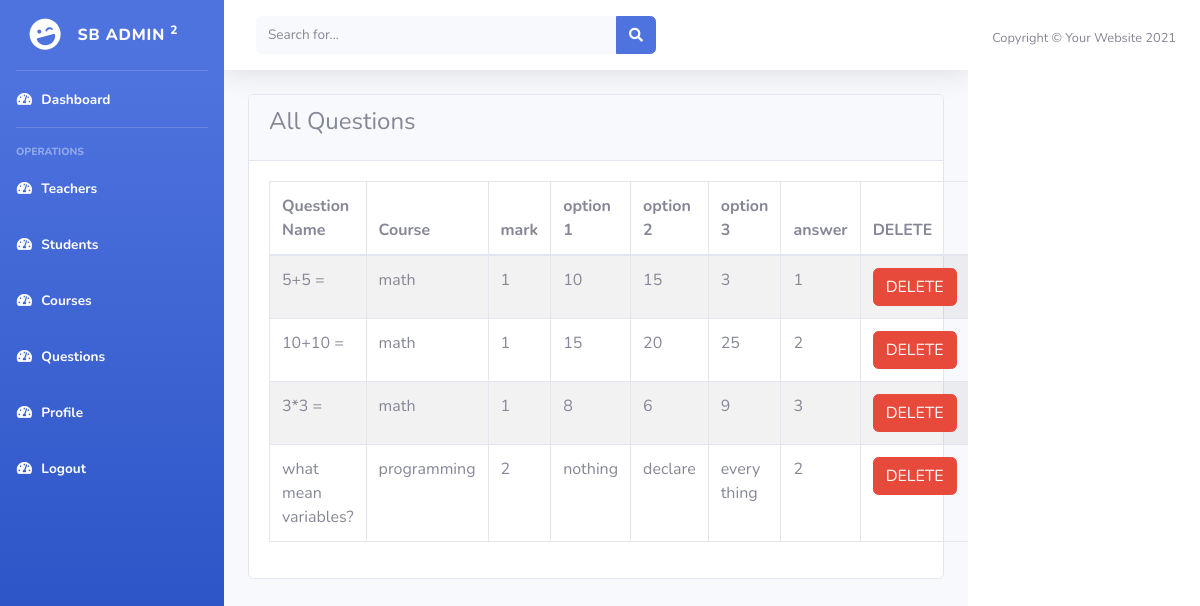
The app's page /Admin/questionView.php (signed in) with its own data.
### tables this page shows
CREATE TABLE `questions` (
  `course_id` int(11) NOT NULL,
  `questionName` varchar(150) NOT NULL,
  `option1` varchar(20) NOT NULL,
  `option2` varchar(20) NOT NULL,
  `option3` varchar(20) NOT NULL,
  `answer` int(11) NOT NULL,
  `mark` int(11) DEFAULT NULL,
  `id2` int(11) NOT NULL
);

CREATE TABLE `courses` (
  `id` int(11) NOT NULL,
  `name` varchar(20) NOT NULL,
  `totalMarks` int(11) NOT NULL
);

### Admin/questionView.php (the view, shortened to what this page needs)
<!DOCTYPE html>
<html lang="en">
<?php
include_once('../thingsA/head.php');
?>
<body id="page-top">
    <div id="wrapper">
        <?php
        include_once('../thingsA/sidebar.php');
        ?>
        <div id="content-wrapper" class="d-flex flex-column">
            <div id="content">
                <nav class="navbar navbar-expand navbar-light bg-white topbar mb-4 static-top shadow">
                    <form
                        class="d-none d-sm-inline-block form-inline mr-auto ml-md-3 my-2 my-md-0 mw-100 navbar-search">
                        <div class="input-group">
                            <input type="text" class="form-control bg-light border-0 small" placeholder="Search for..."
                                aria-label="Search" aria-describedby="basic-addon2">
                            <div class="input-group-append">
                                <button class="btn btn-primary" type="button">
                                    <i class="fas fa-search fa-sm"></i>
                                </button>
                            </div>
                        </div>
                    </form>
                </nav>
                <div class="container-fluid">
                <section id="dom">
                <div class="row">
                    <div class="col-12">
                        <div class="card">
                            <div class="card-header">
                                <h4 class="card-title">All Questions </h4>
                            </div>
                            <div class="card-content collapse show">
                                <div class="card-body card-dashboard">
                                    <table style="width: 100%"
                                           class="table display nowrap table-striped table-bordered scroll-horizontal ">
                                        <thead>
                                        <tr>
                                            <th>Question Name</th>
                                            <th>Course</th>
                                            <th>mark</th>
                                            <th>option 1</th>
                                            <th>option 2</th>
                                            <th>option 3</th>
                                            <th>answer</th>
                                            <th>DELETE</th>
                                        </tr>
                                        </thead>
                                        <tbody>
                                        <?php
                                            include_once('../connect/connection.php');
                                            $query="SELECT * FROM questions,courses where id = course_id";
                                            $result=mysqli_query($connection,$query);
                                            if(mysqli_num_rows($result)>0){
                                                while($row=mysqli_fetch_assoc($result)){
                                                    echo "<tr>" . "<td>" . $row["questionName"] . "</td>" . "<td>" . $row["name"] . "</td>"
                                                    . "<td>" . $row["mark"] . "</td>" . "<td>" . $row["option1"] . "</td>" . "<td>" . $row["option2"] . "</td>"
                                                    . "<td>" . $row["option3"] . "</td>" . "<td>" . $row["answer"] . "</td>"
                                                 . "<td>  <form action='deleteQuestion.php' class='form-delete' method='post'>
                                                 <button type='submit' class='btn btn-danger btn-delete' id='delete-btn'>
                                                 <input type=hidden name=id value=".$row["id2"].">
                                                     DELETE
                                                 </button>
                                             </form>
                                         </td>
                                                     </tr>" ;
                                                }
                                            }
                                        ?>
                                        </tbody>
                                    </table>
                                </div>
                            </div>
                        </div>
                    </div>
                </div>
            </section>
                    </div>
                </div>
            </div>
            <footer class="sticky-footer bg-white">
                <div class="container my-auto">
                    <div class="copyright text-center my-auto">
                        <span>Copyright &copy; Your Website 2021</span>
                    </div>
                </div>
            </footer>
        </div>
</body>
</html>

### thingsA/head.php (shortened to what this page needs)
<head>
    <link href="vendor/fontawesome-free/css/all.min.css" rel="stylesheet" type="text/css">
    <link href="css/sb-admin-2.min.css" rel="stylesheet">
</head>

### thingsA/sidebar.php
<ul class="navbar-nav bg-gradient-primary sidebar sidebar-dark accordion" id="accordionSidebar">
            <a class="sidebar-brand d-flex align-items-center justify-content-center" href="index.html">
                <div class="sidebar-brand-icon rotate-n-15">
                    <i class="fas fa-laugh-wink"></i>
                </div>
                <div class="sidebar-brand-text mx-3">SB Admin <sup>2</sup></div>
            </a>
            <hr class="sidebar-divider my-0">
            <li class="nav-item active">
                <a class="nav-link" href="../Admin/index.php">
                    <i class="fas fa-fw fa-tachometer-alt"></i>
                    <span>Dashboard</span></a>
            </li>
            <hr class="sidebar-divider">
            <div class="sidebar-heading">
                operations
            </div>
            <li class="nav-item active">
                <a class="nav-link" href="../Admin/teacherView.php">
                    <i class="fas fa-fw fa-tachometer-alt"></i>
                    <span>Teachers</span></a>
            </li>
            <li class="nav-item active">
                <a class="nav-link" href="../Admin/studentView.php">
                    <i class="fas fa-fw fa-tachometer-alt"></i>
                    <span>Students</span></a>
            </li>
            <li class="nav-item active">
                <a class="nav-link" href="../Admin/courseView.php">
                    <i class="fas fa-fw fa-tachometer-alt"></i>
                    <span>Courses</span></a>
            </li>
            <li class="nav-item active">
                <a class="nav-link" href="../Admin/questionView.php">
                    <i class="fas fa-fw fa-tachometer-alt"></i>
                    <span>Questions</span></a>
            </li>
            <li class="nav-item active">
                <a class="nav-link" href="../Admin/profile.php">
                    <i class="fas fa-fw fa-tachometer-alt"></i>
                    <span>Profile</span></a>
            </li>
            <li class="nav-item active">
                <a class="nav-link" href="../Admin/logout.php">
                    <i class="fas fa-fw fa-tachometer-alt"></i>
                    <span>Logout</span></a>
            </li>
        </ul>

### records on screen
questions: questionName "5+5 =", course.name "math", mark "1", option1 "10", option2 "15", option3 "3", answer "1"
questions: questionName "10+10 =", course.name "math", mark "1", option1 "15", option2 "20", option3 "25", answer "2"
questions: questionName "3*3 =", course.name "math", mark "1", option1 "8", option2 "6", option3 "9", answer "3"
questions: questionName "what mean variables?", course.name "programming", mark "2", option1 "nothing", option2 "declare", option3 "every thing", answer "2"
